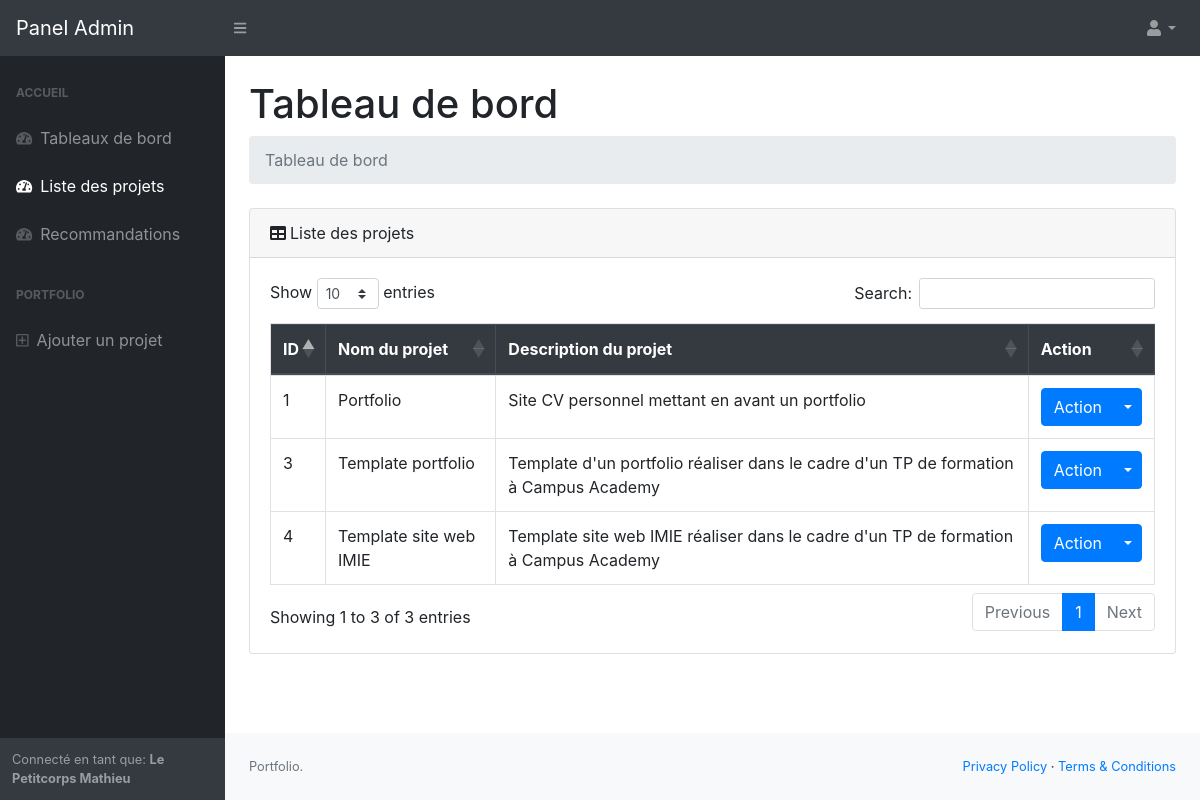
The app's page /admin/index.php?page=projet (signed in) with its own data.
### tables this page shows
CREATE TABLE `projet` (
  `id_Projet` int(10) UNSIGNED NOT NULL,
  `projet_Nom` varchar(255) NOT NULL,
  `projet_Description` varchar(255) NOT NULL,
  `projet_Image` varchar(255) NOT NULL,
  `id_Projet_categorie` int(10) UNSIGNED NOT NULL
);

### web/admin/include/page/projet_list.php (the view, shortened to what this page needs)
<div class="card-header"><i class="fas fa-table mr-1"></i>Liste des projets</div>
    <div class="card-body">
        <div class="table-responsive">
            <table class="table table-bordered" id="dataTable" width="100%" cellspacing="0">
            <thead class="thead-dark">
                <tr>
                    <th>ID</th>
                    <th>Nom du projet</th>
                    <th>Description du projet</th>
                    <th>Action</th>
                </tr>
            </thead>
            <tbody>
<?php
    $reponse = $db->prepare("SELECT * FROM projet_categorie, projet WHERE projet.id_Projet_categorie=projet_categorie.id_Projet_categorie ORDER BY projet.id_projet DESC LIMIT 6");
    $reponse->execute();
    while ($data=$reponse->fetch())
    {
        echo
        "<tr><td>".$data["id_Projet"]."</td><td>".$data["projet_Nom"]."</td><td>".$data["projet_Description"]."</td>
            <td>
            <div class='btn-group'>
                <button type='button' class='btn btn-primary'>Action</button>
                <button type='button' class='btn btn-primary dropdown-toggle dropdown-toggle-split' data-toggle='dropdown'>
                    <span class='caret'></span>
                </button>
                <div class='dropdown-menu'>
                    <a class='dropdown-item cursor' onclick=\"if(confirm('Êtes vous sur de vouloir supprimer le projet ".$data["projet_Nom"]."?')){ document.location.href='include/delete-projet.php?id=".$data["id_Projet"]."'; }\"'>Supprimer</a>
                </div>
            </div>
        </td>
        </tr>
        ";
    }
?>

### web/admin/index.php (shortened to what this page needs)
<?php
    require "../include/core/bdd.php";
    if($_SESSION['login_data']['admin'] == 1) {
        require "include/haut.php";
        switch ($_GET["page"])
        {
            case "projet":
                require "include/page/projet_list.php";
                break;
        }
        require "include/bas.php";
    }
    else{
        header('Location: error.html');
    }
?>

### web/admin/include/haut.php (shortened to what this page needs)
<!DOCTYPE html>
<html lang="fr">
    <head>
        <link href="css/styles.css" rel="stylesheet" />
        <link href="https://cdn.datatables.net/1.10.20/css/dataTables.bootstrap4.min.css" rel="stylesheet" />
    </head>
    <body class="sb-nav-fixed">
        <nav class="sb-topnav navbar navbar-expand navbar-dark bg-dark">
            <a class="navbar-brand" href="index.php">Panel Admin</a><button class="btn btn-link btn-sm order-1 order-lg-0" id="sidebarToggle" href="#"><i class="fas fa-bars"></i></button>
            <ul class="navbar-nav ml-auto ml-md-0">
                <li class="nav-item dropdown">
                    <a class="nav-link dropdown-toggle" id="userDropdown" href="#" role="button" data-toggle="dropdown" aria-haspopup="true" aria-expanded="false"><i class="fas fa-user fa-fw"></i></a>
                </li>
            </ul>
        </nav>
        <div id="layoutSidenav">
            <div id="layoutSidenav_nav">
                <nav class="sb-sidenav accordion sb-sidenav-dark" id="sidenavAccordion">
                    <div class="sb-sidenav-menu">
                        <div class="nav">
                            <div class="sb-sidenav-menu-heading">Accueil</div>
                            <a class="nav-link" href="index.php">
                                <div class="sb-nav-link-icon">
                                    <i class="fas fa-tachometer-alt"></i>
                                </div>
                                Tableaux de bord
                            </a>
                            <a class="nav-link" href="?page=projet">
                                <div class="sb-nav-link-icon">
                                    <i class="fas fa-tachometer-alt"></i>
                                </div>
                                Liste des projets
                            </a>
                            <a class="nav-link" href="?page=recommandation">
                                <div class="sb-nav-link-icon">
                                    <i class="fas fa-tachometer-alt"></i>
                                </div>
                                Recommandations
                            </a>
                        </div>
                        <div class="nav">
                            <div class="sb-sidenav-menu-heading">Portfolio</div>
                            <a href="#" class="nav-link" data-toggle="modal" data-target="#addproject">
                                <div class="sb-nav-link-icon">
                                    <i class="far fa-plus-square"></i>
                                </div>
                                Ajouter un projet
                            </a>
                        </div>
                    </div>
                    <div class="sb-sidenav-footer">
                        <div class="small">Connecté en tant que: <b><?php echo $_SESSION["login_data"]["name"]." ".$_SESSION["login_data"]["firstname"]; ?></b></div>
                    </div>
                </nav>
            </div>
            <div id="layoutSidenav_content">
                <main>
                    <div class="container-fluid">
                        <h1 class="mt-4">Tableau de bord</h1>
                        <ol class="breadcrumb mb-4">
                            <li class="breadcrumb-item active">Tableau de bord</li>
                        </ol>
                        <div class="card mb-4">

### web/admin/include/bas.php (shortened to what this page needs)
</tbody>
</table>
                                </div>
                            </div>
                        </div>
                    </div>
                </main>
                <footer class="py-4 bg-light mt-auto">
                    <div class="container-fluid">
                        <div class="d-flex align-items-center justify-content-between small">
                            <div class="text-muted">Portfolio.</div>
                            <div>
                                <a href="#">Privacy Policy</a>
                                &middot;
                                <a href="#">Terms &amp; Conditions</a>
                            </div>
                        </div>
                    </div>
                </footer>
            </div>
        </div>
    </body>
</html>

### records on screen
projet: id_Projet "4", projet_Nom "Template site web IMIE", projet_Description "Template site web IMIE réaliser dans le cadre d'un TP de formation à Campus Academy"
projet: id_Projet "3", projet_Nom "Template portfolio", projet_Description "Template d'un portfolio réaliser dans le cadre d'un TP de formation à Campus Academy"
projet: id_Projet "1", projet_Nom "Portfolio", projet_Description "Site CV personnel mettant en avant un portfolio"

### other values on screen
$_SESSION["login_data"]["name"] "Le Petitcorps"
$_SESSION["login_data"]["firstname"] "Mathieu"
